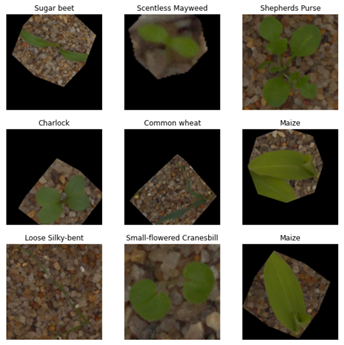
#> input picture assets/augmentation.png, 344 x 345 px; its folder holds only this picture in this run
$ python -i segment_images.py   (imports and definitions only)
#> lines starting #> are read from the running program, lines starting #| are printed output that depends on the picture; after the words box and inside, x2 and y2 are one past the last pixel; in counts of white or black regions, pixels touching at a corner belong together
#> further down, picture is the input picture: shape (345, 344, 3); mean B, G, R 94.6, 107, 111.2
import cv2
import numpy as np
import os


class PreProcess():

    def create_mask_for_plant(self, image):
        image_hsv = cv2.cvtColor(image, cv2.COLOR_BGR2HSV)
#> image_hsv: shape (345, 344, 3); mean H, S, V 9.3, 56.1, 112.6
        sensitivity = 35

        # Get pixels from image in the following (Hue, Saturation, Lightness) range
        lower_hsv = np.array([60 - sensitivity, 100, 50])
        upper_hsv = np.array([60 + sensitivity, 255, 255])

        mask = cv2.inRange(image_hsv, lower_hsv, upper_hsv)
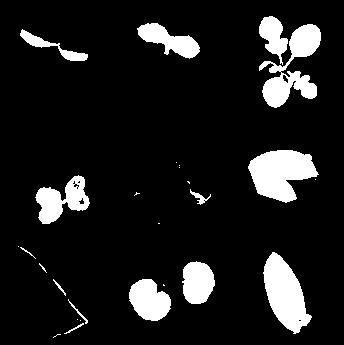
#> mask: shape (345, 344); 11.2% white; 27 white regions (13 under 20 px), largest, box (x1, y1, x2, y2) and area: (248, 150, 319, 203) 2420, (263, 252, 312, 334) 2259, (259, 24, 321, 108) 2187
        kernel = cv2.getStructuringElement(cv2.MORPH_ELLIPSE, (11,11))
        mask = cv2.morphologyEx(mask, cv2.MORPH_CLOSE, kernel)
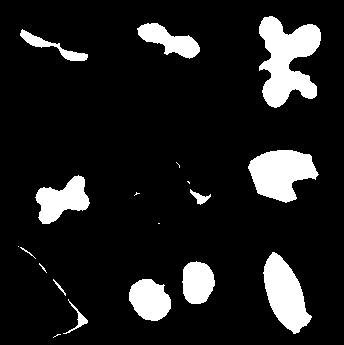
#> mask: shape (345, 344); 11.9% white; 19 white regions (7 under 20 px), largest, box (x1, y1, x2, y2) and area: (259, 16, 321, 108) 3463, (248, 150, 319, 203) 2463, (263, 252, 312, 334) 2269

        return mask

    def segment_plant(self, image):
        mask = self.create_mask_for_plant(image)
        output = cv2.bitwise_and(image, image, mask = mask)
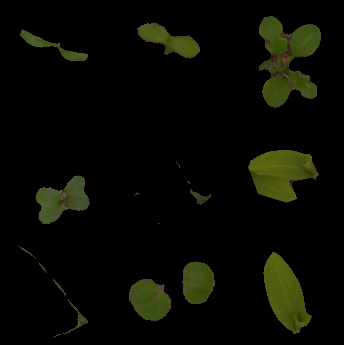
#> output: shape (345, 344, 3); mean B, G, R 3, 9.7, 8.5
        return output

    def sharpen_image(self, image):
        image_blurred = cv2.GaussianBlur(image, (0, 0), 3)
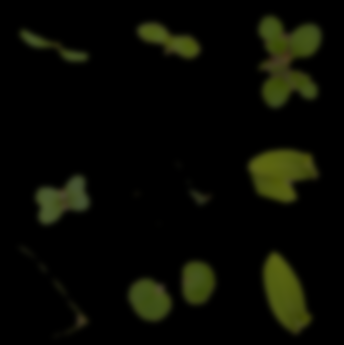
#> image_blurred: shape (345, 344, 3); mean B, G, R 3, 9.7, 8.5
        image_sharp = cv2.addWeighted(image, 1.5, image_blurred, -0.5, 0)
        return image_sharp

    def __call__(self, image):
        image = self.segment_plant(image)
        return self.sharpen_image(image)

# [23 lines not run here, left out]

>>> import cv2
>>> picture = cv2.imread('../assets/augmentation.png')
>>> result = PreProcess()(picture)
